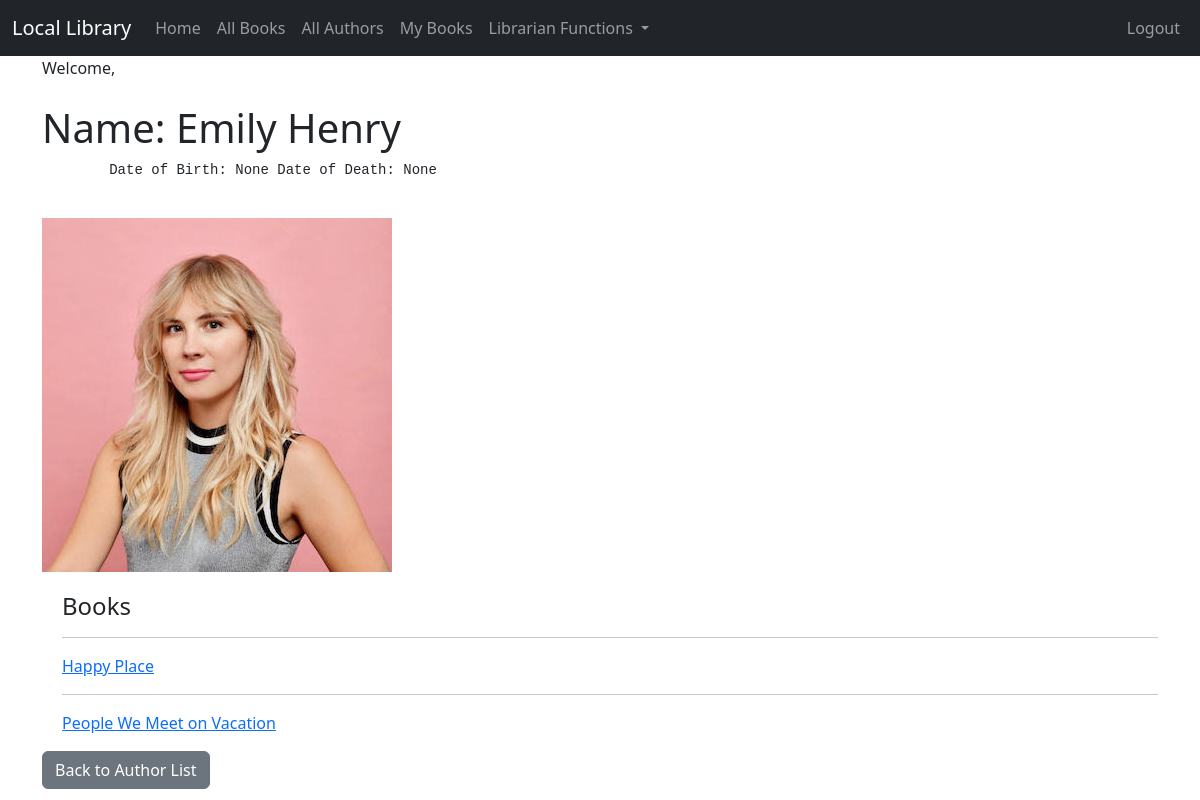
The app's page /author_detail/4/ (signed in) with its own data.
### catalog/models.py (models this page shows, shortened)
class Author(models.Model):
    first_name = models.CharField(max_length=100)
    last_name = models.CharField(max_length=100)
    date_of_birth = models.DateField(null=True, blank=True)
    date_of_death = models.DateField('Died', null=True, blank=True)
    author_image = models.ImageField(upload_to='images/', null=True,blank=True)
    class Meta:
        ordering = ['last_name', 'first_name']

class Book(models.Model):
    title = models.CharField(max_length=200)
    author = models.ForeignKey('Author', on_delete=models.RESTRICT, null=True)
    summary = models.TextField(max_length=1000, help_text='Enter a brief description of the book')
    isbn = models.CharField('ISBN', max_length=13, unique=True, help_text='13 Character ISBN number')
    image = models.ImageField(upload_to='books/', blank=True, null=True)
    genre = models.ManyToManyField(Genre, help_text='Select a genre for this book')
    def get_absolute_url(self):
        return reverse('book_detail', args=[str(self.id)])

### catalog/views.py (the view)
# urls.py: path('author_detail/<int:pk>/', views.AuthorDetailView.as_view(), name='author_detail'),
class AuthorDetailView(LoginRequiredMixin, generic.DetailView):
    model = Author
    template_name = 'catalog/author_detail.html'
    context_object_name = 'author'

### catalog/templates/catalog/author_detail.html
{% extends "catalog/base.html" %}
{% block content %}
    <h1>Name: {{ author.first_name }} {{ author.last_name }}</h1>
    <pre class="tab">
        Date of Birth: {{ author.date_of_birth }} Date of Death: {{ author.date_of_death }}
    </pre>
    <div>
        {% if author.author_image %}
            <img src="{{ author.author_image.url }}">
        {% endif %}
    </div>
    <div style="margin-left: 20px; margin-top: 20px;">
        <h4>Books</h4>
        {% if author.book_set.exists %}
            {% for book in author.book_set.all %}
                <hr>
                <p>
                    <a href="{{ book.get_absolute_url }}">{{ book.title }}</a>
                </p>
            {% endfor %}
        {% else %}
            <p>No Books Available</p>
        {% endif %}
    </div>
    <a class="btn btn-secondary" href="{% url 'author_list' %}">Back to Author List</a>
{% endblock %}

### records on screen
Author: first_name "Emily", last_name "Henry", date_of_birth "None", date_of_death "None", author_image (picture)
Book: title "Happy Place"
Book: title "People We Meet on Vacation"
